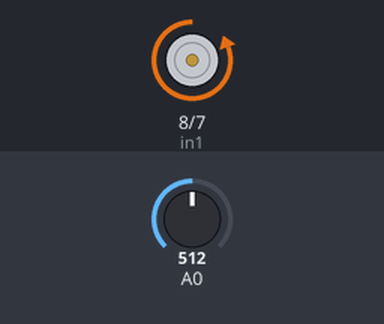
This sketch was run on a simulated Arduino Uno, built with avr-gcc and run on an emulated ATmega328P. Shown: motor-driver pin pairs drawn as motors (green arrow = first pin HIGH = forward, orange = second pin HIGH = backward, longer = more drive). The inputs (shaded band) are chosen by the test bench; at power-on: A0 = 512. What the sketch prints to the serial monitor is not drawn.

Above: at 1.2 s.
1.3 s: A0 set to 988
2.8 s: A0 set to 1012
At 4.0 s:
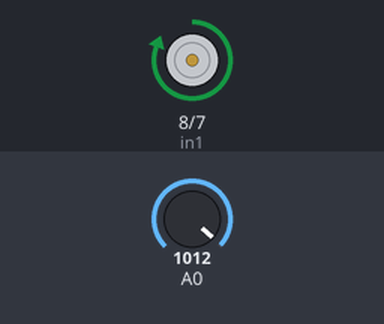
4.3 s: A0 set to 16
5.8 s: A0 set to 13
At 6.4 s:
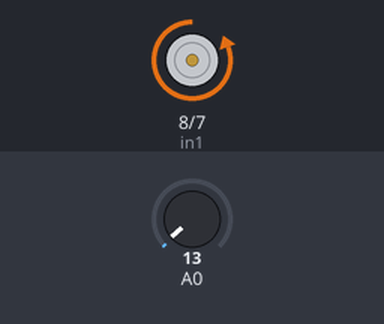
7.3 s: A0 set to 1010
At 8.5 s:
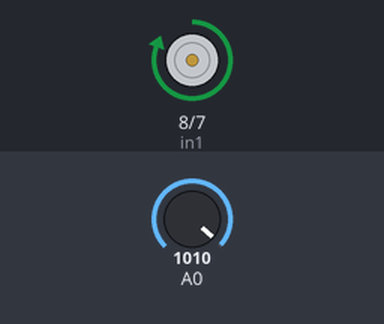
8.8 s: A0 set to 5
At 9.8 s:
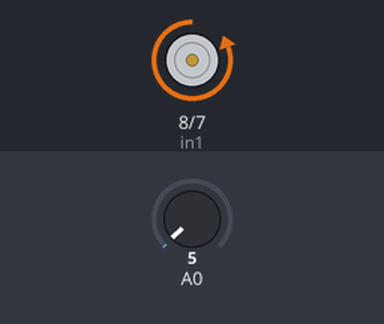
Timing chart, 0 to 11.3 s (numbered marks = the images above; inputs shaded):
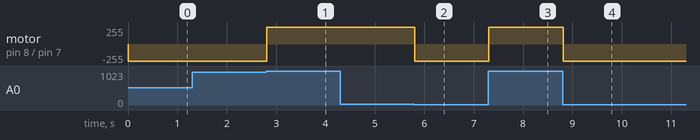

The sketch:

LinearActuator.ino
```cpp
// Motor A connections
//int enA = 9;
int in1 = 8;
int in2 = 7;
// Motor B connections
/*int enB = 3;
int in3 = 5;
int in4 = 4;*/

void setup() {
	// Set all the motor control pins to outputs
//	pinMode(enA, OUTPUT);
	//pinMode(enB, OUTPUT);
  Serial.begin(9600);
	pinMode(in1, OUTPUT);
	pinMode(in2, OUTPUT);
	//pinMode(in3, OUTPUT);
//	pinMode(in4, OUTPUT);

	// Turn off motors - Initial state
	digitalWrite(in1, LOW);
	digitalWrite(in2, LOW);
	//digitalWrite(in3, LOW);
	//digitalWrite(in4, LOW);
}

void loop() {
  int sensorValue = analogRead(A0);
  Serial.println(sensorValue);
  Extend();
  Contract();


	// Turn on motors
	// Accelerate from zero to maximum speed

}

void Extend(){
  int sensorValue = analogRead(A0);
  if (sensorValue >= 1000){
    Serial.println("Already extended");
  }
  else{
    while (sensorValue < 1000){
      digitalWrite(in1, LOW);
      digitalWrite(in2, HIGH);
      sensorValue = analogRead(A0);
      Serial.println(sensorValue);
    }
    digitalWrite(in1, LOW);
	  digitalWrite(in2, LOW);
  }
}

void Contract(){
  int sensorValue = analogRead(A0);
  if (sensorValue <= 15){
    Serial.println("Already contracted");
  }
  else{
    while (sensorValue >= 15){
      digitalWrite(in1, HIGH);
      digitalWrite(in2, LOW);
      sensorValue = analogRead(A0);
      Serial.println(sensorValue);
    }
    digitalWrite(in1, LOW);
	  digitalWrite(in2, LOW);
  }
}
// This function lets you control speed of the motor
```

Measured:
- the behaviour switches between 999 and 1000 on A0 (found by bisection; images 0 and 1)
- the behaviour switches between 15 and 14 on A0 (found by bisection; images 1 and 2)
- after the input at 2.8 s, motor on pin 8 (in1) / pin 7 (in2): backward 255/255 → forward 255/255 at once
- after the input at 5.8 s, motor on pin 8 (in1) / pin 7 (in2): forward 255/255 → backward 255/255 at once
- after the input at 7.3 s, motor on pin 8 (in1) / pin 7 (in2): backward 255/255 → forward 255/255 at once
- after the input at 8.8 s, motor on pin 8 (in1) / pin 7 (in2): forward 255/255 → backward 255/255 at once
